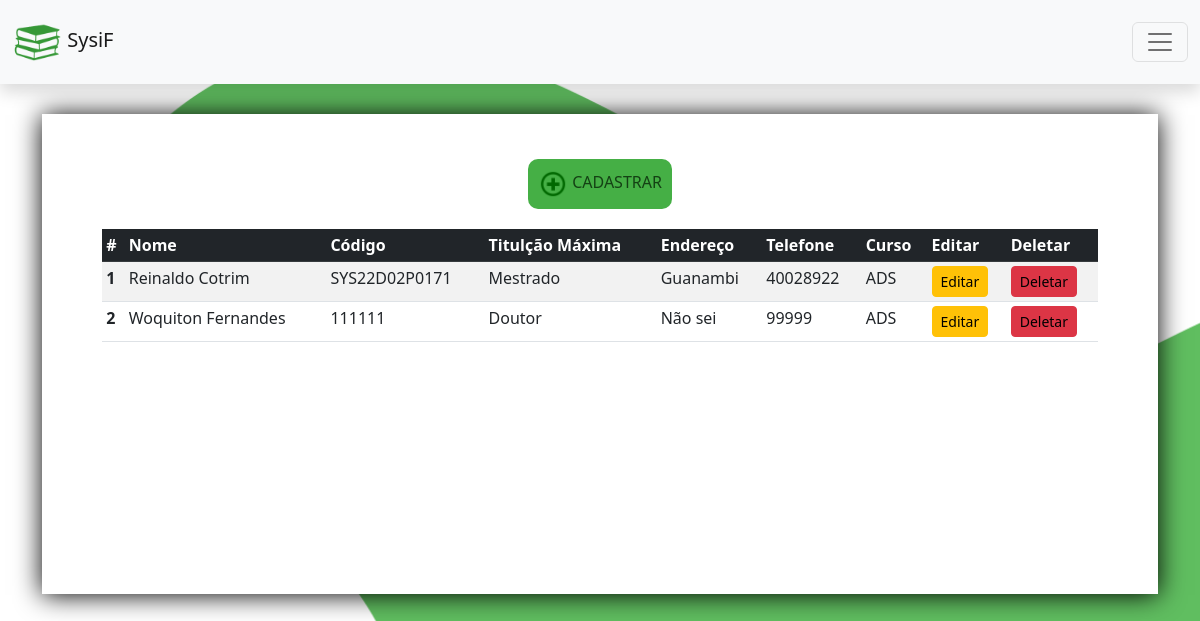
The page /professor/ (signed in) on the database its author committed.
### professor/models.py (models this page shows, shortened)
class Pessoa(models.Model):
    nome = models.CharField('Nome', max_length=100)
    endereco = models.CharField('Endereço', max_length=250)
    telefone = models.CharField('Telefone', max_length=250)
    class Meta:
        verbose_name = 'Pessoa'
        ordering = ['nome']

class Professor(Pessoa):
    id_curso = models.ForeignKey(Curso, on_delete=models.CASCADE)
    cod_professor = models.CharField('Codigo', max_length=250)
    titulacaoMax = models.CharField('Titulação Máxima', max_length=250)
    class Meta:
        verbose_name = 'Professore'
        ordering = ['nome']

class Pessoa(models.Model):
    nome = models.CharField('Nome', max_length=100)
    endereco = models.CharField('Endereço', max_length=250)
    telefone = models.CharField('Telefone', max_length=250)
    class Meta:
        verbose_name = 'Pessoa'
        ordering = ['nome']

### curso/models.py (models this page shows, shortened)
class Curso(models.Model):
    nome_curso = models.CharField('Nome', max_length=250)
    codigo_curso = models.CharField('Código curso', max_length=100)
    descricao = models.CharField('Descrição', max_length=500)
    def __str__(self):
        return self.nome_curso
    class Meta:
        verbose_name = 'Curso'
        ordering = ['nome_curso']

### professor/views.py (the view)
# urls.py: path('', views.dashboard, name='dashboard'),
@login_required
def dashboard(request):
     professores_cadastrados = Professor.objects.all()
     context ={
        'professores_cadastrados': professores_cadastrados,
     }
     return render(request, 'professor_dashboard.html', context)

### professor/templates/professor_dashboard.html (shortened to what this page needs)
{% extends 'base.html' %}
{% load static %}
{% load bootstrap %}
{% block content %}
    <div class="info-div">
        <a href="{% url 'professor:cadastrar' %}" class="cadastrar">
            <img src="../../static/img/cadastro_simbolo.png" alt="" width="30px">
            CADASTRAR
        </a>
    </div>
    <table class="table table-striped table-sm">
      <thead class="table-dark">
        <tr>
          <th scope="col">#</th>
          <th scope="col">Nome</th>
          <th scope="col">Código</th>
          <th scope="col">Titulção Máxima</th>
          <th scope="col">Endereço</th>
          <th scope="col">Telefone</th>
          <th scope="col">Curso</th>
          <th scope="col">Editar</th>
          <th scope="col">Deletar</th>
        </tr>
      </thead>
      <tbody>
        {% for item in professores_cadastrados %}
        <tr>
        <th scope="row">{{ forloop.counter }}</th>
          <td>{{item.nome}}</td>
          <td>{{item.cod_professor}}</td>
          <td>{{item.titulacaoMax}}</td>
          <td>{{item.endereco}}</td>
          <td>{{item.telefone}}</td>
          <td>{{item.id_curso}}</td>
          <td><a class="btn btn-sm btn-warning" href="{% url 'professor:editar' item.id %}">Editar</a></td>
          <td><a class="btn btn-sm btn-danger" href="{% url 'professor:deletar' item.id %}" onclick="return confirm('Deseja deletar esse professor?')">Deletar</a></td>
        {% endfor %}
        </tr>
    </tbody>
    </table>
{% endblock %}

### main/static/css/style.css (style rules this page uses)
body { background: rgb(255, 255, 255) url("../img/background.png") no-repeat left top; background-size: 1800px; }
table { margin-top: 20px; }
.list-group-item a, a:link, a:visited, a:active, a:hover { text-decoration: none; color: black; }
.btn { color: black; }
.info-div { margin: auto; display: flex; }
.info-div a, .info-div a:link, .info-div a:visited, .info-div a:active, .info-div a:hover { text-decoration: none; color: rgb(20, 65, 20); }
.cadastrar { border-radius: 10px; background-color: rgb(69, 175, 69); padding: 10px 10px; margin: auto; text-align: center; }
.cadastrar img { display: inline; }

### rows shown on the page
Professor: nome "Reinaldo Cotrim", cod_professor "SYS22D02P0171", titulacaoMax "Mestrado", endereco "Guanambi", telefone "40028922", id_curso "ADS"
Professor: nome "Woquiton Fernandes", cod_professor "111111", titulacaoMax "Doutor", endereco "Não sei", telefone "99999", id_curso "ADS"
